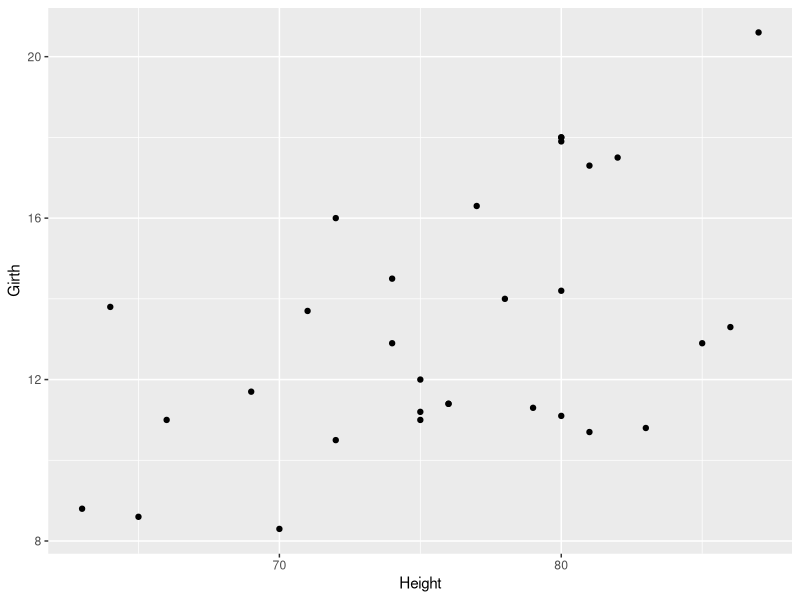
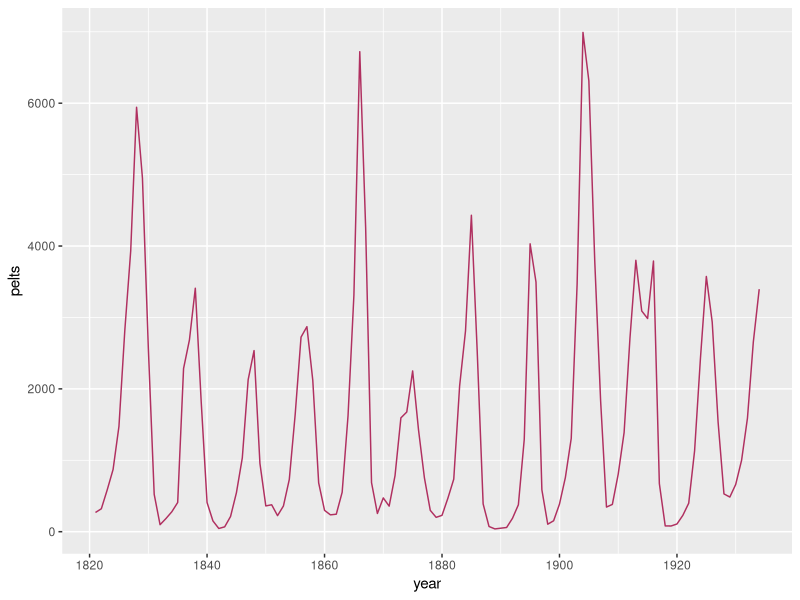
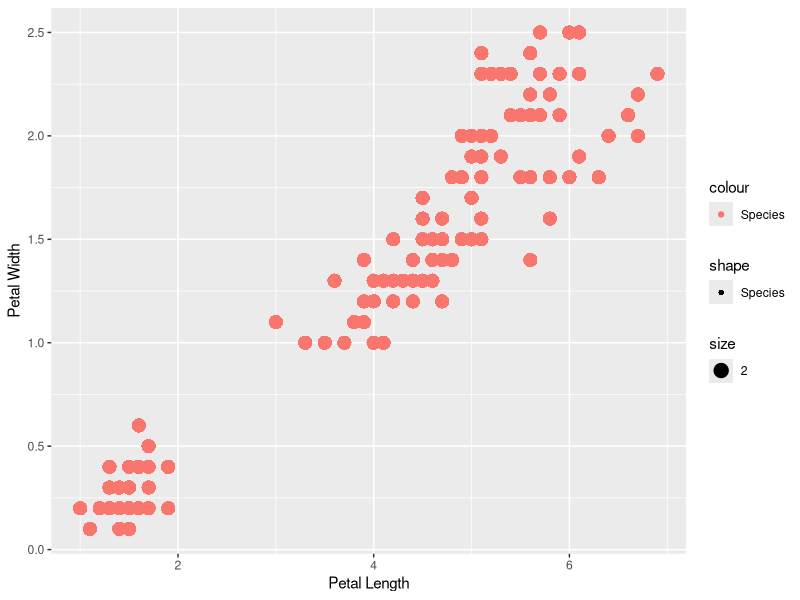
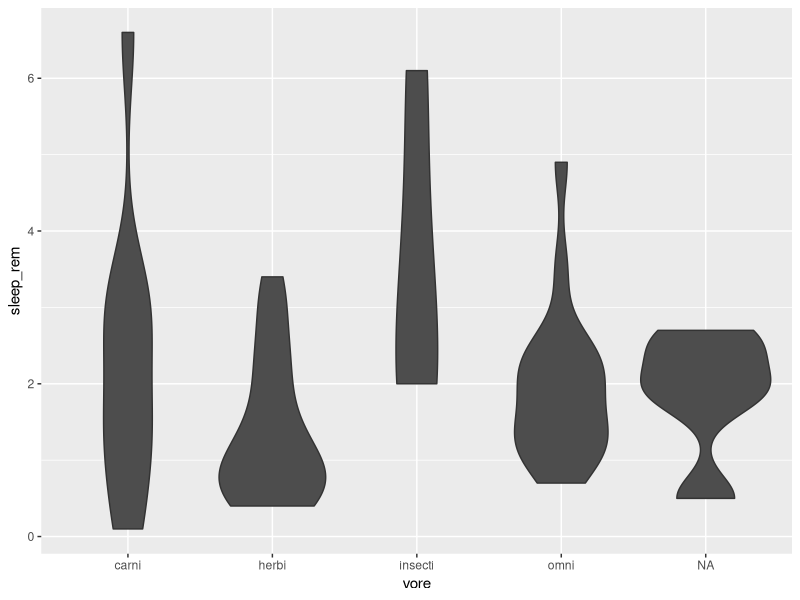
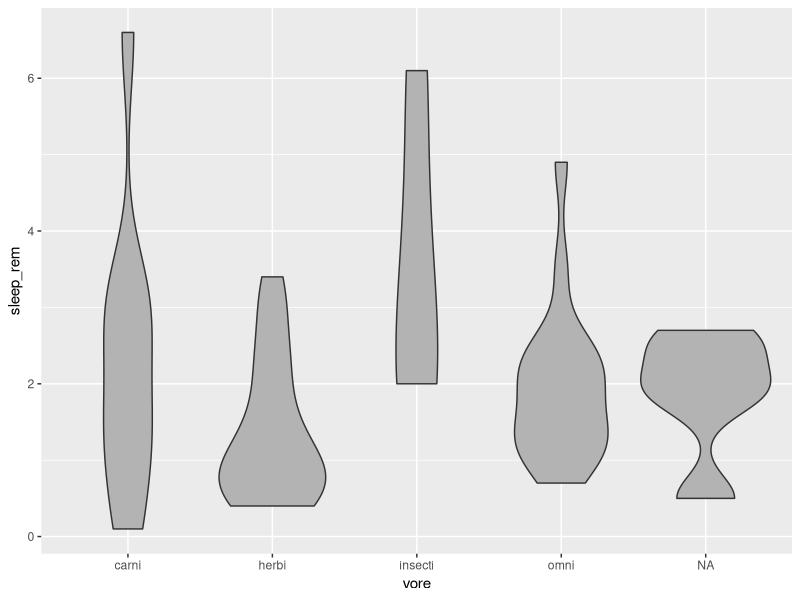
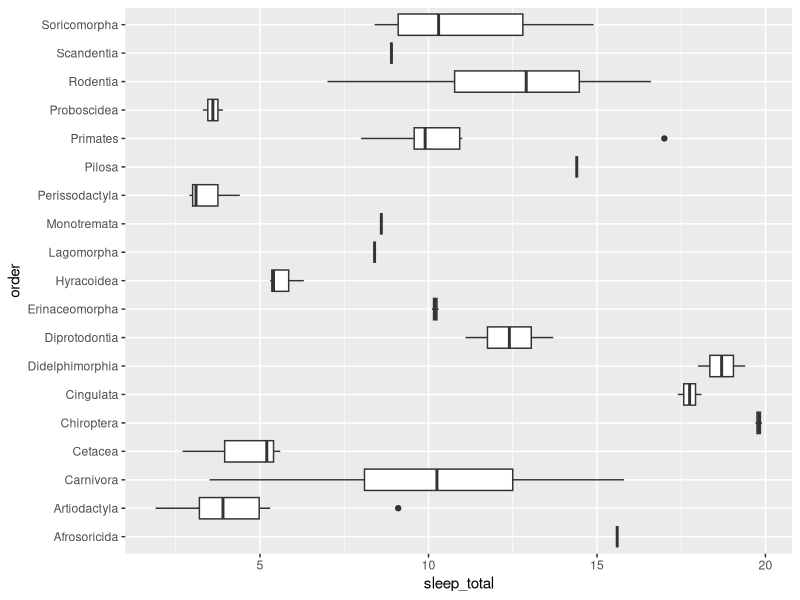

The R script that drew these images, in order:
## ---- chunk 1
library(tidyverse)
## ---- chunk 2
data(trees)
?trees

### Plot 1
ggplot(data = trees, mapping = aes(x = 	Height, y = Girth)) +
geom_point()
## ---- chunk 3
data(lynx)
?lynx

### Plot 2
year <- (1821:1934)
pelts <- as.vector(lynx)
lynx_pelts <- data.frame(year, pelts)
ggplot(data = lynx_pelts, mapping = aes(x = year, y = pelts)) +
  geom_line(color = "maroon")
## ---- chunk 4
data(iris)
?iris

### Plot 3
ggplot(data = iris, mapping = aes(x = Petal.Length, y = Petal.Width)) +
  geom_point(mapping = aes(color = "Species", shape = "Species", size = 2)) +
  xlab("Petal Length") + ylab("Petal Width")
## ---- chunk 5
msleep
?msleep
## ---- chunk 6
### Plot 4
ggplot(data = msleep) +
  geom_violin(mapping = aes(x = vore, y =sleep_rem), fill = "gray30")

### Plot 5
ggplot(data = msleep) +
  geom_violin(mapping = aes(x = vore, y =sleep_rem), fill = "gray70")
## ---- chunk 7
### Plot 7
ggplot(data = msleep, mapping = aes(x = order, y = sleep_total)) +
  geom_boxplot() +
  coord_flip()

